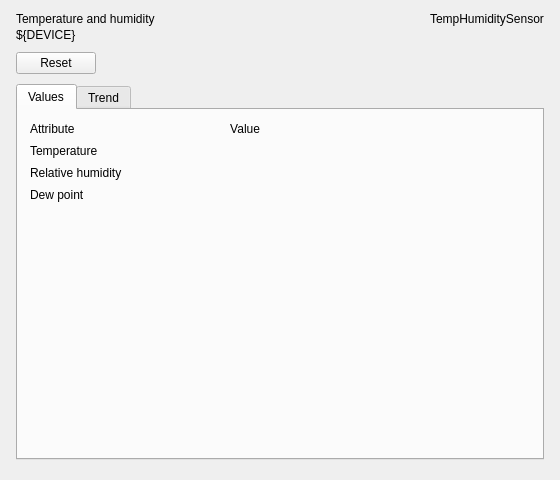
<?xml version="1.0" encoding="UTF-8"?>
<!--
  Temperature and humidity panel for a TempHumiditySensor device: commands, values, trend.
  Macros: DEVICE (the Tango device name)
  Open with a PyDMRelatedDisplayButton: filename "panels/temphumiditysensor/panel.ui", macros {"DEVICE": "..."}
-->
<ui version="4.0">
 <class>TempHumiditySensorPanel</class>
 <widget class="QWidget" name="TempHumiditySensorPanel">
  <property name="geometry">
   <rect>
    <x>0</x>
    <y>0</y>
    <width>560</width>
    <height>480</height>
   </rect>
  </property>
  <property name="windowTitle">
   <string>Temperature and humidity ${DEVICE}</string>
  </property>
  <layout class="QVBoxLayout" name="main_layout">
   <property name="spacing">
    <number>10</number>
   </property>
   <property name="leftMargin">
    <number>16</number>
   </property>
   <property name="topMargin">
    <number>12</number>
   </property>
   <property name="rightMargin">
    <number>16</number>
   </property>
   <property name="bottomMargin">
    <number>10</number>
   </property>
   <item>
    <layout class="QHBoxLayout" name="header_layout">
     <property name="spacing">
      <number>12</number>
     </property>
     <property name="leftMargin">
      <number>0</number>
     </property>
     <property name="topMargin">
      <number>0</number>
     </property>
     <property name="rightMargin">
      <number>0</number>
     </property>
     <property name="bottomMargin">
      <number>0</number>
     </property>
     <item>
      <layout class="QVBoxLayout" name="titles_layout">
       <property name="spacing">
        <number>2</number>
       </property>
       <property name="leftMargin">
        <number>0</number>
       </property>
       <property name="topMargin">
        <number>0</number>
       </property>
       <property name="rightMargin">
        <number>0</number>
       </property>
       <property name="bottomMargin">
        <number>0</number>
       </property>
       <item>
        <widget class="QLabel" name="title">
         <property name="text">
          <string>Temperature and humidity</string>
         </property>
         <property name="mbiRole" stdset="0">
          <string>title</string>
         </property>
        </widget>
       </item>
       <item>
        <widget class="QLabel" name="subtitle">
         <property name="text">
          <string>${DEVICE}</string>
         </property>
         <property name="textInteractionFlags">
          <set>Qt::TextSelectableByMouse</set>
         </property>
         <property name="mbiRole" stdset="0">
          <string>subheading</string>
         </property>
        </widget>
       </item>
      </layout>
     </item>
     <item>
      <spacer name="spacer">
       <property name="orientation">
        <enum>Qt::Horizontal</enum>
       </property>
       <property name="sizeHint" stdset="0">
        <size>
         <width>0</width>
         <height>0</height>
        </size>
       </property>
      </spacer>
     </item>
     <item alignment="Qt::AlignTop">
      <widget class="QLabel" name="device_class">
       <property name="text">
        <string>TempHumiditySensor</string>
       </property>
       <property name="mbiRole" stdset="0">
        <string>caption</string>
       </property>
      </widget>
     </item>
    </layout>
   </item>
   <item>
    <layout class="QHBoxLayout" name="commands_layout">
     <property name="spacing">
      <number>8</number>
     </property>
     <property name="leftMargin">
      <number>0</number>
     </property>
     <property name="topMargin">
      <number>0</number>
     </property>
     <property name="rightMargin">
      <number>0</number>
     </property>
     <property name="bottomMargin">
      <number>0</number>
     </property>
     <item>
      <widget class="PyDMPushButton" name="reset_command">
       <property name="text">
        <string>Reset</string>
       </property>
       <property name="toolTip">
        <string>tango://${DEVICE}/Reset</string>
       </property>
       <property name="channel" stdset="0">
        <string>tango://${DEVICE}/Reset</string>
       </property>
       <property name="pressValue" stdset="0">
        <string>1</string>
       </property>
      </widget>
     </item>
     <item>
      <spacer name="spacer_2">
       <property name="orientation">
        <enum>Qt::Horizontal</enum>
       </property>
       <property name="sizeHint" stdset="0">
        <size>
         <width>0</width>
         <height>0</height>
        </size>
       </property>
      </spacer>
     </item>
    </layout>
   </item>
   <item>
    <widget class="QTabWidget" name="tabs">
     <property name="currentIndex">
      <number>0</number>
     </property>
     <widget class="QWidget" name="values_tab">
      <attribute name="title">
       <string>Values</string>
      </attribute>
      <layout class="QGridLayout" name="values_layout">
       <property name="spacing">
        <number>8</number>
       </property>
       <property name="leftMargin">
        <number>12</number>
       </property>
       <property name="topMargin">
        <number>12</number>
       </property>
       <property name="rightMargin">
        <number>12</number>
       </property>
       <property name="bottomMargin">
        <number>12</number>
       </property>
       <item row="0" column="0">
        <widget class="QLabel" name="attribute_heading">
         <property name="text">
          <string>Attribute</string>
         </property>
         <property name="mbiRole" stdset="0">
          <string>caption</string>
         </property>
        </widget>
       </item>
       <item row="0" column="1">
        <widget class="QLabel" name="value_heading">
         <property name="text">
          <string>Value</string>
         </property>
         <property name="alignment">
          <set>Qt::AlignRight|Qt::AlignVCenter</set>
         </property>
         <property name="mbiRole" stdset="0">
          <string>caption</string>
         </property>
        </widget>
       </item>
       <item row="1" column="0">
        <widget class="QLabel" name="temperature_label">
         <property name="text">
          <string>Temperature</string>
         </property>
        </widget>
       </item>
       <item row="1" column="1">
        <widget class="PyDMLabel" name="temperature">
         <property name="minimumSize">
          <size>
           <width>130</width>
           <height>0</height>
          </size>
         </property>
         <property name="toolTip">
          <string>tango://${DEVICE}/temperature</string>
         </property>
         <property name="alignment">
          <set>Qt::AlignRight|Qt::AlignVCenter</set>
         </property>
         <property name="mbiRole" stdset="0">
          <string>value</string>
         </property>
         <property name="showUnits" stdset="0">
          <bool>true</bool>
         </property>
         <property name="channel" stdset="0">
          <string>tango://${DEVICE}/temperature</string>
         </property>
        </widget>
       </item>
       <item row="2" column="0">
        <widget class="QLabel" name="humidity_label">
         <property name="text">
          <string>Relative humidity</string>
         </property>
        </widget>
       </item>
       <item row="2" column="1">
        <widget class="PyDMLabel" name="humidity">
         <property name="minimumSize">
          <size>
           <width>130</width>
           <height>0</height>
          </size>
         </property>
         <property name="toolTip">
          <string>tango://${DEVICE}/humidity</string>
         </property>
         <property name="alignment">
          <set>Qt::AlignRight|Qt::AlignVCenter</set>
         </property>
         <property name="mbiRole" stdset="0">
          <string>value</string>
         </property>
         <property name="showUnits" stdset="0">
          <bool>true</bool>
         </property>
         <property name="channel" stdset="0">
          <string>tango://${DEVICE}/humidity</string>
         </property>
        </widget>
       </item>
       <item row="3" column="0">
        <widget class="QLabel" name="dew_point_label">
         <property name="text">
          <string>Dew point</string>
         </property>
        </widget>
       </item>
       <item row="3" column="1">
        <widget class="PyDMLabel" name="dew_point">
         <property name="minimumSize">
          <size>
           <width>130</width>
           <height>0</height>
          </size>
         </property>
         <property name="toolTip">
          <string>tango://${DEVICE}/dew_point</string>
         </property>
         <property name="alignment">
          <set>Qt::AlignRight|Qt::AlignVCenter</set>
         </property>
         <property name="mbiRole" stdset="0">
          <string>value</string>
         </property>
         <property name="showUnits" stdset="0">
          <bool>true</bool>
         </property>
         <property name="channel" stdset="0">
          <string>tango://${DEVICE}/dew_point</string>
         </property>
        </widget>
       </item>
       <item row="4" column="0">
        <spacer name="spacer_3">
         <property name="orientation">
          <enum>Qt::Vertical</enum>
         </property>
         <property name="sizeHint" stdset="0">
          <size>
           <width>0</width>
           <height>0</height>
          </size>
         </property>
        </spacer>
       </item>
       <item row="0" column="3">
        <spacer name="spacer_4">
         <property name="orientation">
          <enum>Qt::Horizontal</enum>
         </property>
         <property name="sizeHint" stdset="0">
          <size>
           <width>0</width>
           <height>0</height>
          </size>
         </property>
        </spacer>
       </item>
      </layout>
     </widget>
     <widget class="QWidget" name="trend_tab">
      <attribute name="title">
       <string>Trend</string>
      </attribute>
      <layout class="QVBoxLayout" name="trend_layout">
       <property name="leftMargin">
        <number>6</number>
       </property>
       <property name="topMargin">
        <number>6</number>
       </property>
       <property name="rightMargin">
        <number>6</number>
       </property>
       <property name="bottomMargin">
        <number>6</number>
       </property>
       <item>
        <widget class="PyDMTimePlot" name="trend">
         <property name="toolTip">
          <string>Last 10 minutes; right click for options</string>
         </property>
         <property name="yAxes" stdset="0">
          <stringlist>
           <string>{"name": "Temperature", "orientation": "left", "label": "Temperature", "minRange": -1.0, "maxRange": 1.0, "autoRange": true, "logMode": false}</string>
           <string>{"name": "Humidity", "orientation": "right", "label": "Humidity", "minRange": -1.0, "maxRange": 1.0, "autoRange": true, "logMode": false}</string>
          </stringlist>
         </property>
         <property name="curves" stdset="0">
          <stringlist>
           <string>{"channel": "tango://${DEVICE}/temperature", "plot_style": null, "name": "Temperature", "color": "#2ab5dd", "lineStyle": 1, "lineWidth": 2, "symbol": null, "symbolSize": 10, "yAxisName": "Temperature", "barWidth": null, "upperThreshold": null, "lowerThreshold": null, "thresholdColor": "white"}</string>
           <string>{"channel": "tango://${DEVICE}/humidity", "plot_style": null, "name": "Humidity", "color": "#cf0eee", "lineStyle": 1, "lineWidth": 2, "symbol": null, "symbolSize": 10, "yAxisName": "Humidity", "barWidth": null, "upperThreshold": null, "lowerThreshold": null, "thresholdColor": "white"}</string>
          </stringlist>
         </property>
         <property name="timeSpan" stdset="0">
          <double>600.0</double>
         </property>
         <property name="updateInterval" stdset="0">
          <double>1.0</double>
         </property>
         <property name="showLegend" stdset="0">
          <bool>true</bool>
         </property>
         <property name="showXGrid" stdset="0">
          <bool>true</bool>
         </property>
         <property name="showYGrid" stdset="0">
          <bool>true</bool>
         </property>
         <property name="backgroundColor" stdset="0">
          <color alpha="255">
           <red>43</red>
           <green>47</green>
           <blue>64</blue>
          </color>
         </property>
         <property name="axisColor" stdset="0">
          <color alpha="255">
           <red>164</red>
           <green>168</green>
           <blue>184</blue>
          </color>
         </property>
        </widget>
       </item>
      </layout>
     </widget>
    </widget>
   </item>
   <item>
    <widget class="MbiDeviceFooter" name="footer">
     <property name="device" stdset="0">
      <string>${DEVICE}</string>
     </property>
    </widget>
   </item>
  </layout>
 </widget>
 <customwidgets>
  <customwidget>
   <class>MbiDeviceFooter</class>
   <extends>QWidget</extends>
   <header>pydm_mbi.widgets.footer</header>
  </customwidget>
  <customwidget>
   <class>PyDMLabel</class>
   <extends>QLabel</extends>
   <header>pydm.widgets.label</header>
  </customwidget>
  <customwidget>
   <class>PyDMPushButton</class>
   <extends>QPushButton</extends>
   <header>pydm.widgets.pushbutton</header>
  </customwidget>
  <customwidget>
   <class>PyDMTimePlot</class>
   <extends>QGraphicsView</extends>
   <header>pydm.widgets.timeplot</header>
  </customwidget>
 </customwidgets>
 <resources />
 <connections />
</ui>
